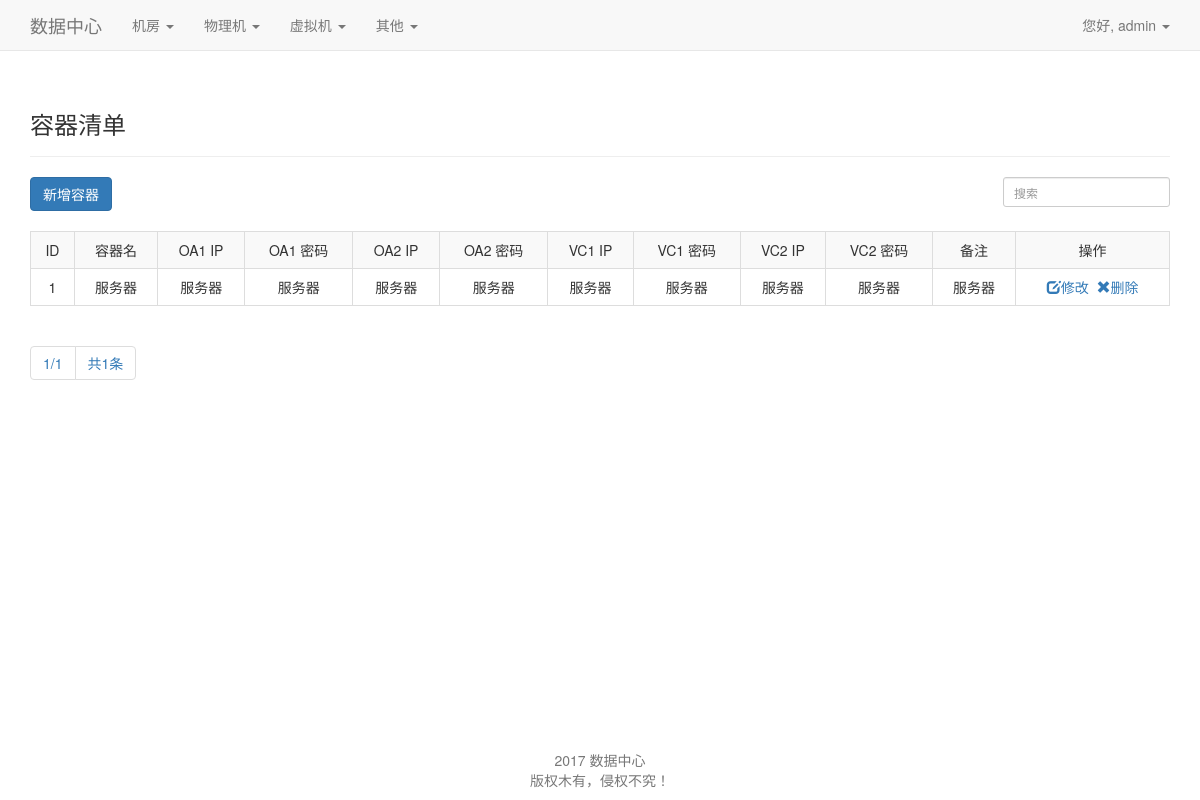
Screenshot of /container_items/ (signed in) with the database file from the repository.
### yto_cmdb/models.py (models this page shows, shortened)
class container(models.Model):
    container_name=models.CharField(max_length=200)
    oa1=models.CharField(max_length=200,unique=True)
    oa1_pass=models.CharField(max_length=200)
    oa2 = models.CharField(max_length=200,unique=True)
    oa2_pass=models.CharField(max_length=200)
    vc1 = models.CharField(max_length=200,unique=True)
    vc1_pass=models.CharField(max_length=200)
    vc2 = models.CharField(max_length=200,unique=True)
    vc2_pass=models.CharField(max_length=200)
    other=models.CharField(max_length=200)
    date_added = models.DateTimeField(auto_now_add=True)

### yto_cmdb/views.py (the view)
# urls.py: url(r'^container_items/$', views.container_list, name='container_items'),
@permission_required('yto_cmdb.delete_container', 'yto_cmdb.add_container','yto_cmdb.change_container')
@login_required()
def container_list(request):
    cmdb_list = container.objects.all().order_by('date_added')
    nums = len(cmdb_list)
    paginator = Paginator(cmdb_list, 10)
    page = request.GET.get('page')
    try:
        content = paginator.page(page)
    except PageNotAnInteger:
        content = paginator.page(1)
    except EmptyPage:
        content = paginator.page(paginator.num_pages)
    contents = {'topics': content, 'nums': nums}
    return render(request, 'yto_cmdb/container/items.html', contents)

### yto_cmdb/templates/yto_cmdb/container/items.html (shortened to what this page needs)
{% extends "yto_cmdb/base.html" %}
{% load bootstrap3 %}
{% block header %}
    <h3>容器清单</h3>
{% endblock %}
{% block content %}
    <form method="get" action="{% url 'yto_cmdb:container_search' %}" class="form-inline">
        <div class="form-group">
            <input value="新增容器" type="button" class="btn btn-primary"
                   onclick="location.href='{% url "yto_cmdb:container_new" %}'"/>
        </div>
        <div class="form-group-sm" style="float: right">
            <input type="text" name="keyword" class="form-control" placeholder="搜索" required>
        </div>
    </form>
    <br>
    <div class="table-responsive">
        <table class="table table-striped table-bordered table-hover table-responsive ">
            <tr>
                <td style="text-align:center">ID</td>
                <td style="text-align:center">容器名</td>
                <td style="text-align:center">OA1 IP</td>
                <td style="text-align:center">OA1 密码</td>
                <td style="text-align:center">OA2 IP</td>
                <td style="text-align:center">OA2 密码</td>
                <td style="text-align:center">VC1 IP</td>
                <td style="text-align:center">VC1 密码</td>
                <td style="text-align:center">VC2 IP</td>
                <td style="text-align:center">VC2 密码</td>
                <td style="text-align:center">备注</td>
                <td style="text-align:center">操作</td>
            </tr>
            {% for topic in topics %}
                <tr>
                    <td style="text-align:center">{{ topic.id }}</td>
                    <td style="text-align:center">{{ topic.container_name }}</td>
                    <td style="text-align:center">{{ topic.oa1 }}</td>
                    <td style="text-align:center">{{ topic.oa1_pass }}</td>
                    <td style="text-align:center">{{ topic.oa2 }}</td>
                    <td style="text-align:center">{{ topic.oa2_pass }}</td>
                    <td style="text-align:center">{{ topic.vc1 }}</td>
                    <td style="text-align:center">{{ topic.vc1_pass }}</td>
                    <td style="text-align:center">{{ topic.vc2 }}</td>
                    <td style="text-align:center">{{ topic.vc2_pass }}</td>
                    <td style="text-align:center">{{ topic.other }}</td>
                    <td style="text-align:center"><a href="{% url 'yto_cmdb:container_edit' topic.id %}"><span
                            class="glyphicon glyphicon-edit"></span>修改</a>&nbsp;
                    <a href="javascript:if(confirm('删除本条目会自动删除与其相关联的所有记录，确实要删除吗?'))location='{% url "yto_cmdb:container_delete" topic.id %}'"><span
                            class="glyphicon glyphicon-remove"></span>删除</a></td>
                </tr>
            {% endfor %}
        </table>
    </div>
    <nav aria-label="Page navigation">
        <ul class="pagination">
            {% if topics.number %}
                <li><span aria-hidden="true">{{ topics.number }}/{{ topics.paginator.num_pages }}</span></li>
                <li><span aria-hidden="true">共{{ nums }}条</span></li>
            {% endif %}
        </ul>
    </nav>
{% endblock %}

### yto_cmdb/templates/yto_cmdb/base.html (shortened to what this page needs)
{% load bootstrap3 %}
<!DOCTYPE html>
<html lang="en">
<head>
    {% bootstrap_css %}
</head>
<body>
<nav class="navbar navbar-default navbar-static-top">
    <div class="container">
        <div class="navbar-header">
            <a class="navbar-brand" href="{% url 'yto_cmdb:index' %}">数据中心</a>
        </div>
        <div id="navbar" class="navbar-collapse collapse">
            {% if perms.yto_cmdb %}
                <ul class="nav navbar-nav">
                <li class="dropdown">
                    <a href="#" class="dropdown-toggle" data-toggle="dropdown">
                        机房
                        <b class="caret"></b>
                    </a>
                </li>
                <li class="dropdown">
                    <a href="#" class="dropdown-toggle" data-toggle="dropdown">
                        物理机
                        <b class="caret"></b>
                    </a>
                </li>
                <li class="dropdown">
                    <a href="#" class="dropdown-toggle" data-toggle="dropdown">
                        虚拟机
                        <b class="caret"></b>
                    </a>
                </li>
                <li class="dropdown">
                    <a href="#" class="dropdown-toggle" data-toggle="dropdown">
                        其他
                        <b class="caret"></b>
                    </a>
                </li>
            {% endif %}
            </ul>
            <ul class="nav navbar-nav navbar-right ">
                {% if user.is_authenticated %}
                    <li class="dropdown">
                        <a href="#" class="dropdown-toggle" data-toggle="dropdown">
                            您好, {{ user.username }}
                            <b class="caret"></b>
                        </a>
                    </li>
                {% else %}
                    <li><a href="{% url 'users:register' %}">注册</a></li>
                    <li><a href="{% url 'users:login' %}">登陆</a></li> {% endif %}
            </ul>
        </div>
    </div>
</nav>
<div class="container">
    <div class="page-header">
        {% block header %}{% endblock header %}
    </div>
    <div>
        {% block content %}{% endblock content %}
    </div>
</div>
<div id="footer" class="container">
    <nav class="navbar navbar-fixed-bottom">
        <p class="text-muted credit" align="center">
            2017 数据中心<br>
            版权木有，侵权不究！
        </p>
    </nav>
</div>
</body>
</html>

### yto_cmdb/templates/yto_cmdb/container/items.html (style rules this page uses)
td { white-space: nowrap; }

### rows the page displays
container: id "1", container_name "服务器", oa1 "服务器", oa1_pass "服务器", oa2 "服务器", oa2_pass "服务器", vc1 "服务器", vc1_pass "服务器", vc2 "服务器", vc2_pass "服务器", other "服务器"

### other values shown
{{ user.username }} "admin"
{{ topics.number }} "1"
{{ topics.paginator.num_pages }} "1"
{{ nums }} "1"
